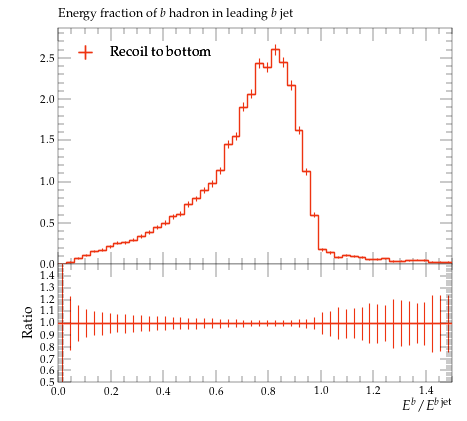

Write the Python code that produced this figure.
#! /usr/bin/env python

# This Python script was auto-generated using YODA v2.0.2.
# Analysis object: /MC_HFJETS/efracB
# Timestamp: 29-07-2026 (16:22:27)

import matplotlib as mpl
import matplotlib.pyplot as plt
mpl.use('Agg') # comment out for interactive use
import os
import numpy as np

plotDir = os.path.split(os.path.realpath(__file__))[0]
if 'YODA_USER_PLOT_PATH' in globals():
    plot_outdir = globals()['YODA_USER_PLOT_PATH']
else:
    plot_outdir = plotDir

#plot style
plt.style.use(os.path.join(plotDir, '../default.mplstyle'))
# plot metadata
figW, figH = plt.rcParams['figure.figsize']
ax_xLabel = r'$E^b / E^{b\,\mathrm{jet}}$'
ax_yLabel = r''
ax_title  = r'Energy fraction of $b$ hadron in leading $b$ jet'
ax_xScale = 'linear'
ax_yScale = 'linear'
xLims = (0.0, 1.5)
yLims = (0.0, 2.8631207000000005)

# TeX-friendly labels for the legend
labels = {
    'legend' : ([ r"Recoil to bottom" ], r""),
}

# Adjust canvas width and height
canvasW = 10.0
canvasH = 9.0
figW *= canvasW/10.
figH *= canvasH/9.

# Create figure and axis objects
fig, (ax, ratio0_ax) = plt.subplots(2, 1, sharex=True,
                  figsize=(figW,figH), gridspec_kw={'height_ratios': (6.0, 3.0)})

# Set figure margins
plt.subplots_adjust(
    left   = 1.0 * plt.rcParams['figure.subplot.left'],
    right  = 1.0 * plt.rcParams['figure.subplot.right'],
    top    = 1.0 * plt.rcParams['figure.subplot.top'],
    bottom = 1.0 * plt.rcParams['figure.subplot.bottom'])

ratio0_ax.yaxis.set_major_locator(mpl.ticker.MultipleLocator(0.1))
ratio0_ax.set_ylim(0.5, 1.4999)
ratio0_ax.set_ylabel('Ratio')

# the numerical data is stored in a separate file
dataf = dict()
prefix = os.path.split(__file__)[0]
if prefix:    prefix = prefix + '/'
exec(open(prefix+'efracB__data.py').read(), dataf)


legend_handles = dict() # keep track of handles for the legend

# style options for curves
# starts at zorder>=5 to draw curve on top of legend
styles = {
  'recoil_b': {
    'color' : '#EE3311',
    'linestyle' : '-',
    'linewidth' : 1,
    'marker' : 'none',
    'markersize' : 2,
    'capsize' : 0.0,
    'zorder' : 5,
    'histstyle' : 1,
    'drawstyle' : 'steps-pre',
    'xerrorbars' : 1,
    'yerrorbars' : 1,
    'fillcolor' : None,
    'fillopacity' : 1.0,
    'ratio0_linestyle' : '-',
    'ratio0_linewidth' : 1,
    'ratio0_marker' : 'none',
    'ratio0_markersize' : 2,
    'ratio0_capsize' : 0.0,
    'ratio0_zorder' : 5,
    'ratio0_histstyle' : 1,
    'ratio0_drawstyle' : 'steps-pre',
    'ratio0_xerrorbars' : 1,
    'ratio0_yerrorbars' : 1,
  },
}

# curve from input yoda files in main panel
for label, yvals in dataf['yvals'].items():
    if all(np.isnan(v) for v in dataf['yvals'][label]):
        continue
    tmp = None
    if styles[label]['histstyle']: # draw as histogram
        xpos = dataf['xedges'][label] if styles[label]['drawstyle'] else dataf['xpoints'][label]
        ypos = np.insert(yvals, 0, yvals[0]) if styles[label]['drawstyle'] else yvals
        if styles[label]['fillcolor']: # fill area below curve
            ax.fill_between(xpos, ypos, step='pre',
                            color=styles[label]['fillcolor'],
                            alpha=styles[label]['fillopacity'])
        tmp, = ax.plot(xpos, ypos,
                       color=styles[label]['color'],
                       linestyle=styles[label]['linestyle'],
                       linewidth=styles[label]['linewidth'],
                       drawstyle=styles[label]['drawstyle'], solid_joinstyle='miter',
                       zorder=styles[label]['zorder'], label=label)
    tmp = ax.errorbar(dataf['xpoints'][label], yvals,
                      xerr=np.array(dataf['xerrs'][label])*styles[label]['xerrorbars'],
                      yerr=np.array(dataf['yerrs'][label])*styles[label]['yerrorbars'],
                      fmt=styles[label]['marker'], capsize=styles[label]['capsize'],
                      markersize=styles[label]['markersize'],
                      ecolor=styles[label]['color'],
                      color=styles[label]['color'], zorder=styles[label]['zorder'])
    tmp[-1][0].set_linestyle(styles[label]['linestyle'])
    tmp[-1][0].set_linewidth(styles[label]['linewidth'])
    if label in dataf['add_legend_handle']:  legend_handles[label] = tmp
    for varLabel in dataf['variation_yvals'].keys():
        if varLabel.startswith(label):
            tmp, = ax.plot(dataf['xedges'][label], dataf['variation_yvals'][varLabel],
                           color=styles[label]['color'],
                           linestyle=styles[label]['linestyle'],
                           linewidth=styles[label]['linewidth'],
                           drawstyle='steps-pre', solid_joinstyle='miter',
                           zorder=styles[label]['zorder'], alpha=0.5)


# plots on ratio panel
# curve from input yoda files in ratio panel
for label, yvals in dataf['ratio0_yvals'].items():
    if all(np.isnan(v) for v in yvals):
        continue
    if styles[label]['ratio0_histstyle']: # plot as histogram
        xpos = dataf['xedges']['recoil_b'] if styles[label]['ratio0_drawstyle'] else dataf['xpoints']['recoil_b']
        ypos = np.insert(yvals, 0, yvals[0]) if styles[label]['ratio0_drawstyle'] else yvals
        ratio0_ax.plot(xpos, ypos,
                       color=styles[label]['color'],
                       linewidth=styles[label]['linewidth'],
                       linestyle=styles[label]['ratio0_linestyle'],
                       drawstyle=styles[label]['ratio0_drawstyle'], zorder=styles[label]['zorder'],
                       solid_joinstyle='miter')
    tmp = ratio0_ax.errorbar(dataf['xpoints']['recoil_b'], yvals,
                             xerr=np.array(dataf['ref_xerrs'])*styles[label]['ratio0_xerrorbars'],
                             yerr=np.array(dataf['ratio0_yerrs'][label])*styles[label]['ratio0_yerrorbars'],
                             fmt=styles[label]['ratio0_marker'], capsize=styles[label]['ratio0_capsize'],
                             markersize=styles[label]['ratio0_markersize'],
                             ecolor=styles[label]['color'],
                             color=styles[label]['color'])
    tmp[-1][0].set_linestyle(styles[label]['ratio0_linestyle'])
    tmp[-1][0].set_linewidth(styles[label]['ratio0_linewidth'])

    for varlabel in dataf['ratio0_variation_vals'].keys():
        if varlabel.startswith(label):
            ratio0_ax.plot(dataf['xedges']['recoil_b'],
                            dataf['ratio0_variation_vals'][varlabel],
                            color=styles[label]['color'],
                            linestyle=styles[label]['linestyle'],
                            linewidth=styles[label]['linewidth'],
                            drawstyle='steps-pre', solid_joinstyle='miter',
                            zorder=1, alpha=0.5)

legend_items = list(legend_handles.values())
ax.add_artist(ax.legend(legend_items,
                        labels['legend'][0],
                        title=labels['legend'][1],
                        alignment='left',
                        loc='upper left',
                        bbox_to_anchor=(0.0, 0.97)))

# set plot metadata as defined above
ratio0_ax.set_xlabel(ax_xLabel)
ratio0_ax.xaxis.set_label_coords(1., -0.15)
ax.set_ylabel(ax_yLabel, ha='right', va='top')
ax.yaxis.set_label_coords(-0.11, 1.0)
ax.set_title(ax_title, loc='left')
ax.set_xscale(ax_xScale)
ax.set_yscale(ax_yScale)
ax.set_xlim(xLims)
ax.set_ylim(yLims)

# tick formatting
plt.rcParams['xtick.top'] = True
plt.rcParams['ytick.right'] = True
fig.align_ylabels((ax, ratio0_ax))
plt.savefig(os.path.join(plot_outdir, 'efracB.pdf'), format='PDF')
plt.savefig(os.path.join(plot_outdir, 'efracB.png'), format='PNG')

plt.close(fig)
